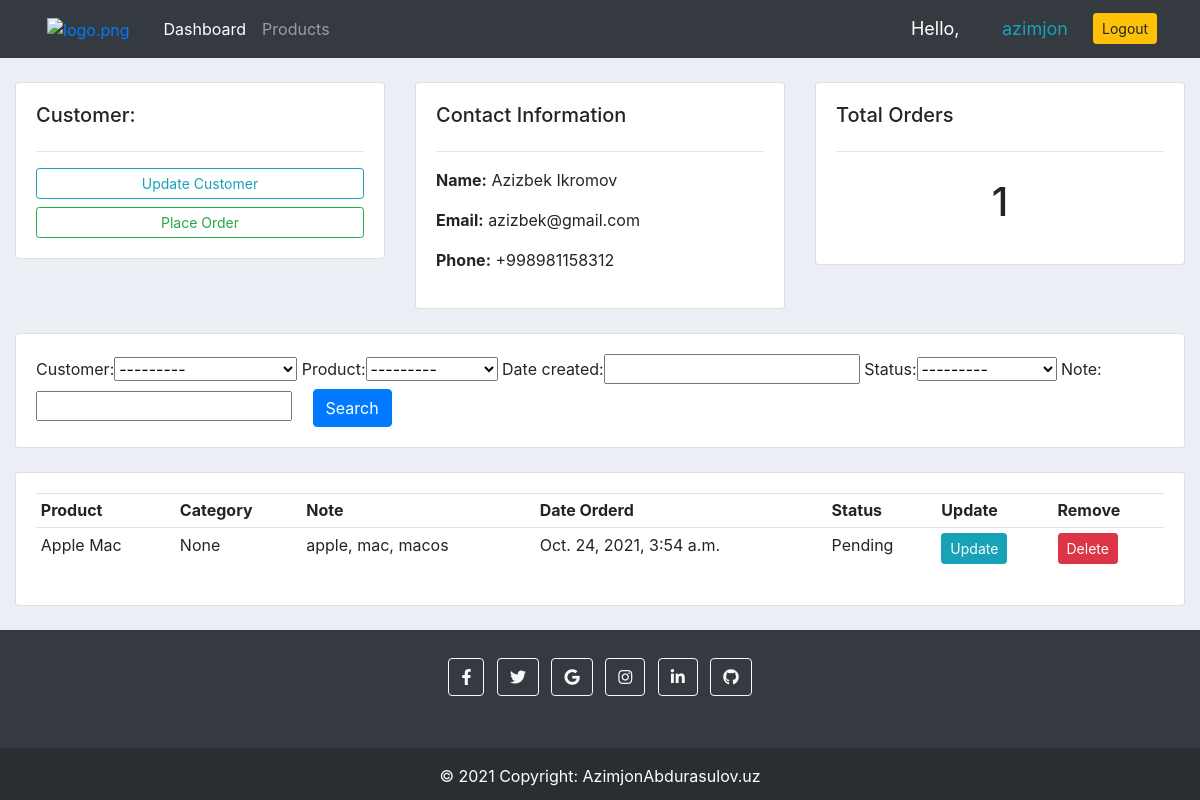
/customer/1/ (signed in), run on an earlier commit of the app's database.
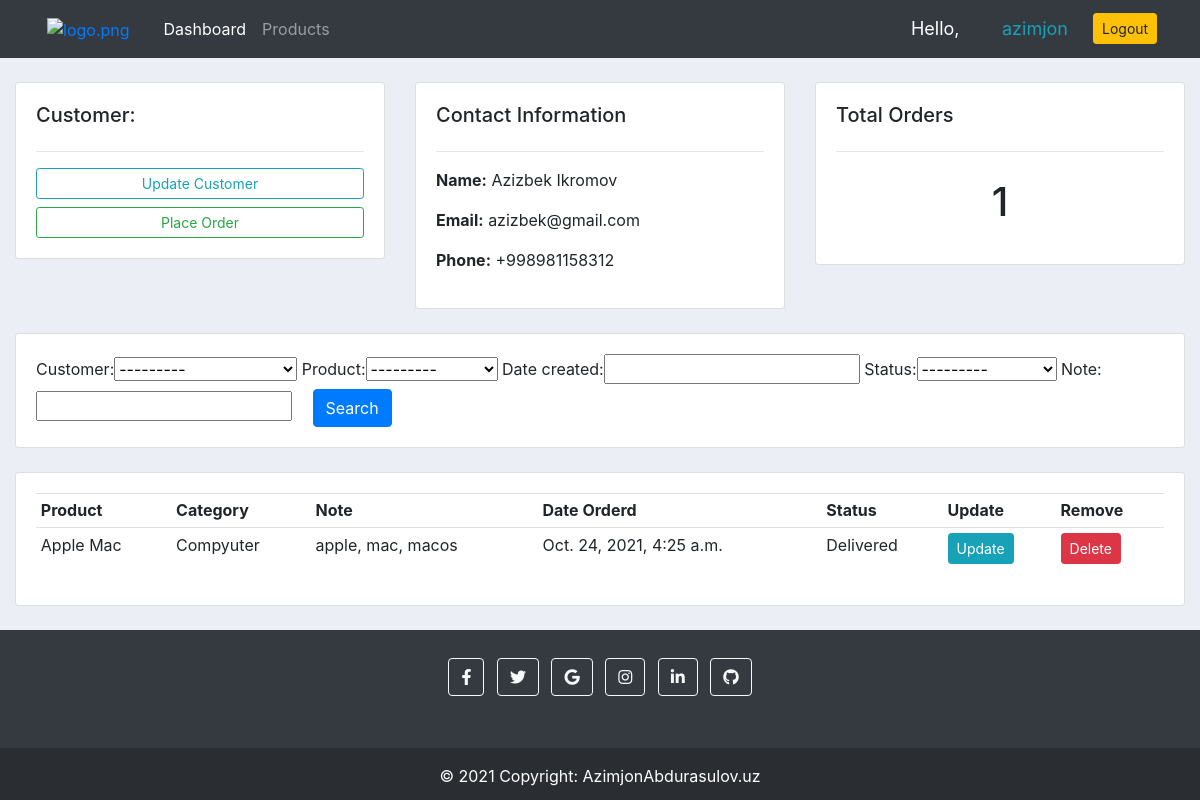
And on a later commit of the database.
### accounts/models.py (models this page shows, shortened)
class Customer(models.Model):
    user = models.OneToOneField(User, on_delete=models.CASCADE, null=True, blank=True)
    name = models.CharField(max_length=200, null=True)
    phone = models.CharField(max_length=200, null=True)
    email = models.CharField(max_length=200, null=True)
    profile_pic = models.ImageField(default="profile1.png", upload_to="Profile/", null=True, blank=True)
    date_created = models.DateTimeField(auto_now_add=True)
    def __str__(self):
        return str(self.name)

class Order(models.Model):
    STATUS = (
        ('Pending', 'Pending'),
        ('Out for delivery', 'Out for delivery'),
        ('Delivered', 'Delivered'),
    )
    customer = models.ForeignKey(
        Customer,  null=True, on_delete=models.SET_NULL)
    product = models.ForeignKey(Product,  null=True, on_delete=models.SET_NULL)
    date_created = models.DateTimeField(auto_now_add=True, null=True)
    status = models.CharField(max_length=200, null=True, choices=STATUS)
    note = models.CharField(max_length=200, null=True)

class Product(models.Model):
    name = models.CharField(max_length=200, null=True)
    price = models.FloatField(null=True)
    category = models.ForeignKey(Category, max_length=200, null=True, on_delete=models.CASCADE)
    description = models.CharField(max_length=200, null=True, blank=True)
    date_created = models.DateTimeField(auto_now_add=True, null=True)
    def __str__(self):
        return str(self.name)

class Category(models.Model):
    name = models.CharField(max_length=200, null=True)
    def __str__(self):
        return str(self.name)

### accounts/decorators.py (the view)
        def wrapper_func(request, *args, **kwargs):
            grup = None
            if request.user.groups.exists():
                grup = request.user.groups.all()[0].name
            if grup in allowed_roles:
                return view_func(request, *args, **kwargs)
            else:
                return HttpResponse('You are not authorzed to viw this page')

### accounts/views.py (called while the page is built)
@allowed_users(allowed_roles=['admin'])
@login_required(login_url='login')
def customer(request, pk):
    customer = Customer.objects.get(id=pk)
    orders = customer.order_set.all()
    order_count = orders.count()
    myFilter = OrderFilter(request.GET, queryset=orders)
    orders = myFilter.qs
    contaxt = {
        'customer': customer,
        'orders': orders,
        'order_count': order_count,
        'myFilter': myFilter
    }
    return render(request, 'accounts/customers.html', contaxt)

### accounts/templates/accounts/customers.html (shortened to what this page needs)
{% extends 'accounts/main.html' %}
{% block content %}
<br>
<div class="row">
    <div class="col-md">
        <div class="card card-body">
            <h5>Customer:</h5>
            <hr>
            <a href="{% url 'update_customer' customer.id %}" class="btn btn-outline-info btn-sm btn-block">Update Customer</a>
            <a href="{% url 'create_order' customer.id %}" class="btn btn-outline-success btn-sm btn-block">Place Order</a>
        </div>
    </div>
    <div class="col-md">
        <div class="card card-body">
            <h5>Contact Information</h5>
            <hr>
            <p><b>Name:</b> {{ customer.name }}</p>
            <p><b>Email:</b> {{ customer.email }}</p>
            <p><b>Phone:</b> {{ customer.phone }}</p>
        </div>
    </div>
    <div class="col-md">
        <div class="card card-body">
            <h5>Total Orders</h5>
            <hr>
            <h1  style="text-align: center; padding: 10px;"> {{ order_count }} </h1>
        </div>
    </div>
</div>
<br>
<div class="row">
    <div class="col-md-12">
        <div class="card card-body">
            <form action="" method="GET">
                {{ myFilter.form }}
                <button class="btn btn-primary ml-3" type="submit">Search</button>
            </form>
        </div>
    </div>
</div>
<br>
<div class="row">
    <div class="col-md-12">
        <div class="card card-body">
            <table class="table table-sm">
                <tr>
                    <th>Product</th>
                    <th>Category</th>
                    <th>Note</th>
                    <th>Date Orderd</th>
                    <th>Status</th>
                    <th>Update</th>
                    <th>Remove</th>
                </tr>
                {% for order in orders %}
                <tr>
                    <td>{{ order.product }}</td>
                    <td>{{ order.product.category }}</td>
                    <td>{{ order.note }}</td>
                    <td>{{ order.date_created }}</td>
                    <td>{{ order.status }}</td>
                    <td><a class="btn btn-sm btn-info" href="{% url 'update_order' order.id %}">Update</a></td>
                    <td><a class="btn btn-sm btn-danger" href="{% url 'delete_order' order.id %}">Delete</a></td>
                </tr>
                {% endfor %}
            </table>
        </div>
    </div>
</div>
{% endblock %}

### accounts/templates/accounts/main.html (shortened to what this page needs)
{% load static %}
<!DOCTYPE html>
<html lang="en">
<head>
    <link rel="stylesheet" href="https://use.fontawesome.com/releases/v5.8.2/css/all.css">
    <link rel="stylesheet" href="https://maxcdn.bootstrapcdn.com/bootstrap/4.0.0/css/bootstrap.min.css"
>
    <link rel="stylesheet" href="{% static '/css/main.css' %}">
</head>
<body>
    {% include 'accounts/navbar.html' %}
    <div class="container-fluid">
        {% block content %}
        {% endblock %}
    </div>
    <br>
    {% include 'accounts/footer.html' %}
</body>
</html>

### accounts/templates/accounts/navbar.html (shortened to what this page needs)
{% load static %}
<nav class="navbar navbar-expand-lg navbar-dark bg-dark">
    <div class="container-fluid">
        <a class="nav-link" href="{% url 'home' %}"><img class="logo" src="{% static '/images/logo.png' %}" id="logo"
                alt="logo.png"></a>
        <div class="collapse navbar-collapse" id="navbarNav">
            <ul class="navbar-nav">
                {% if request.user.is_staff %}
                <li class="nav-item active">
                    <a class="nav-link" href="{% url 'home' %}">Dashboard</a>
                </li>
                <li class="nav-item">
                    <a class="nav-link" href="{% url 'products' %}">Products</a>
                </li>
                {% endif %}
            </ul>
        </div>
    </div>
    <span class="hello-msg">Hello,</span>
    <span class="hello-msg"><a class="btn-outline-info" href="{% url 'account' %}">{{ request.user }}</a></span>
    <span class="hello-msg"><a class="btn btn-sm btn-warning" href="{% url 'logout' %}">Logout</a></span>
</nav>

### accounts/templates/accounts/footer.html
<footer class="bg-dark text-center text-white">
    <div class="container p-4 pb-0">
        <section class="mb-4">
            <a class="btn btn-outline-light btn-floating m-1" href="#!" role="button"><i
                    class="fab fa-facebook-f"></i></a>
            <a class="btn btn-outline-light btn-floating m-1" href="#!" role="button"><i class="fab fa-twitter"></i></a>
            <a class="btn btn-outline-light btn-floating m-1" href="#!" role="button"><i class="fab fa-google"></i></a>
            <a class="btn btn-outline-light btn-floating m-1" href="#!" role="button"><i
                    class="fab fa-instagram"></i></a>
            <a class="btn btn-outline-light btn-floating m-1" href="#!" role="button"><i
                    class="fab fa-linkedin-in"></i></a>
            <a class="btn btn-outline-light btn-floating m-1" href="#!" role="button"><i class="fab fa-github"></i></a>
        </section>
    </div>
    <div class="text-center p-3" style="background-color: rgba(0, 0, 0, 0.2);">
        © 2021 Copyright:
        <a class="text-white" href="https://instagram.com/azim_29_01">AzimjonAbdurasulov.uz</a>
    </div>
</footer>

### static/css/main.css (style rules this page uses)
body { background-color: #ebeff5; }
#logo { width: 60px; margin-right: 10px; }

### accounts/templates/accounts/navbar.html (style rules this page uses)
.hello-msg { width: 100px; font-size: 18px; color: #fff; margin-right: 15px; }

What changed in the data, as far as the page shows it:
changed Order "apple, mac, macos": product.category "None" → "Compyuter"; date_created "Oct. 24, 2021, 3:54 a.m." → "Oct. 24, 2021, 4:25 a.m."; status "Pending" → "Delivered"
